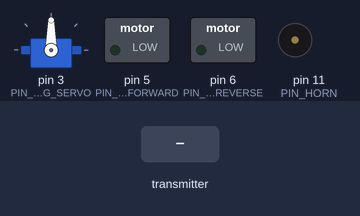
A sketch run on a simulated Arduino Uno, built with avr-gcc and run on an emulated ATmega328P. On the bench: servo, switched loads named in the sketch (green lamp = pin HIGH), buzzer (waves = sounding). The test bench sets the inputs (shaded band). No radio packets arrive unless stated.

Above: at 1.5 s.
1.6 s: the transmitter starts sending dataReceived.0 = 0
At 2.8 s:
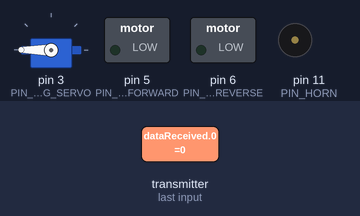
3.1 s: the transmitter starts sending dataReceived.4 = 256
At 4.1 s:
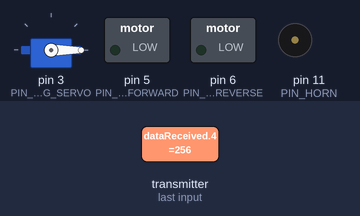
4.6 s: the transmitter starts sending dataReceived.4 = 0
At 5.2 s:
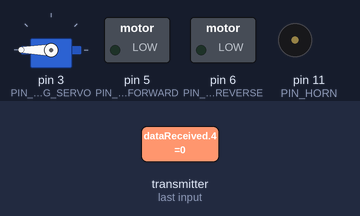
6.1 s: the transmitter starts sending dataReceived.4 = 512
At 7.5 s:
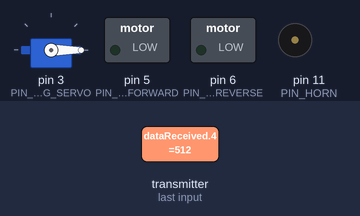
Timing chart, 0 to 8.6 s (numbered marks = the images above; inputs shaded):
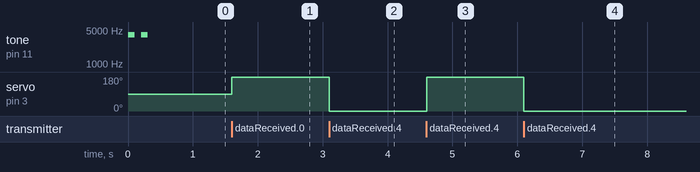

The sketch:

police-car-rx.ino
```cpp
#include <SPI.h>
#include <nRF24L01.h>
#include <RF24.h>

#include <Servo.h>

#define PIN_RF24_CE 8
#define PIN_RF24_CSN 7

#define PIN_STEERING_SERVO 3

#define PIN_MOTOR_FORWARD 5
#define PIN_MOTOR_REVERSE 6

#define PIN_HORN 11

const byte thisSlaveAddress[5] = {'l','e','g','o','1'};
RF24 radio(PIN_RF24_CE, PIN_RF24_CSN);

int dataReceived[6]; // this must match dataToSend in the TX

Servo steeringServo;

unsigned int motorSpeed;

unsigned int speedIntervalMin;
unsigned int speedIntervalMax;

unsigned int steering;

void setup() {

  radio.begin();
  radio.setDataRate( RF24_250KBPS );
  radio.openReadingPipe(1, thisSlaveAddress);
  radio.startListening();

  pinMode(PIN_STEERING_SERVO, OUTPUT);
  steeringServo.attach(PIN_STEERING_SERVO, 500, 2000);
  steeringServo.write(90);

  pinMode(PIN_MOTOR_FORWARD, OUTPUT);
  pinMode(PIN_MOTOR_REVERSE, OUTPUT);
  analogWrite(PIN_MOTOR_FORWARD, 0);
  analogWrite(PIN_MOTOR_REVERSE, 0);

  pinMode(PIN_HORN, OUTPUT);

  tone(PIN_HORN, 4000);
  delay(100);
  noTone(PIN_HORN);
  delay(100);
  tone(PIN_HORN, 4000);
  delay(100);
  noTone(PIN_HORN);

}

void loop() {

  if ( radio.available() ) {

    radio.read( &dataReceived, sizeof(dataReceived) );

    // gear change
    getSpeedIntervalToGear(dataReceived[5]);

    // motor
    if ( dataReceived[3] < 128 ) { // forward
      motorSpeed = map(dataReceived[3], 127, 0, speedIntervalMin, speedIntervalMax);
      analogWrite(PIN_MOTOR_FORWARD, motorSpeed);
      digitalWrite(PIN_MOTOR_REVERSE, 0);
    } else if ( dataReceived[3] > 128 ) { // reverse
      motorSpeed = map(dataReceived[3], 129, 255, speedIntervalMin, speedIntervalMax);
      digitalWrite(PIN_MOTOR_FORWARD, 0);
      analogWrite(PIN_MOTOR_REVERSE, motorSpeed);
    } else { // stop
      analogWrite(PIN_MOTOR_FORWARD, 0);
      analogWrite(PIN_MOTOR_REVERSE, 0);
    }


    // steering left/right
    if ( dataReceived[4] < 128 ) { // left
      steering = map(dataReceived[4], 127, 0, 91, 180);
    } else if ( dataReceived[4] > 128 ) { // right
      steering = map(dataReceived[4], 129, 255, 89, 0);
    } else { // neutral, straight
      steering = 90;
    }
    steeringServo.write(steering);

  }

}

void getSpeedIntervalToGear (int gearNumber) {

  switch (gearNumber) {
    case 1:
      speedIntervalMin = 100;
      speedIntervalMax = 150;
      break;
    case 2:
      speedIntervalMin = 150;
      speedIntervalMax = 200;
      break;
    case 3:
      speedIntervalMin = 200;
      speedIntervalMax = 255;
      break;
  }
}
```

Measured:
- after the input at 1.6 s, servo on pin 3 (PIN_STEERING_SERVO): 90° → 180° at once
- after the input at 3.1 s, servo on pin 3 (PIN_STEERING_SERVO): 180° → 0° at once
- after the input at 4.6 s, servo on pin 3 (PIN_STEERING_SERVO): 0° → 180° at once
- after the input at 6.1 s, servo on pin 3 (PIN_STEERING_SERVO): 180° → 0° at once
